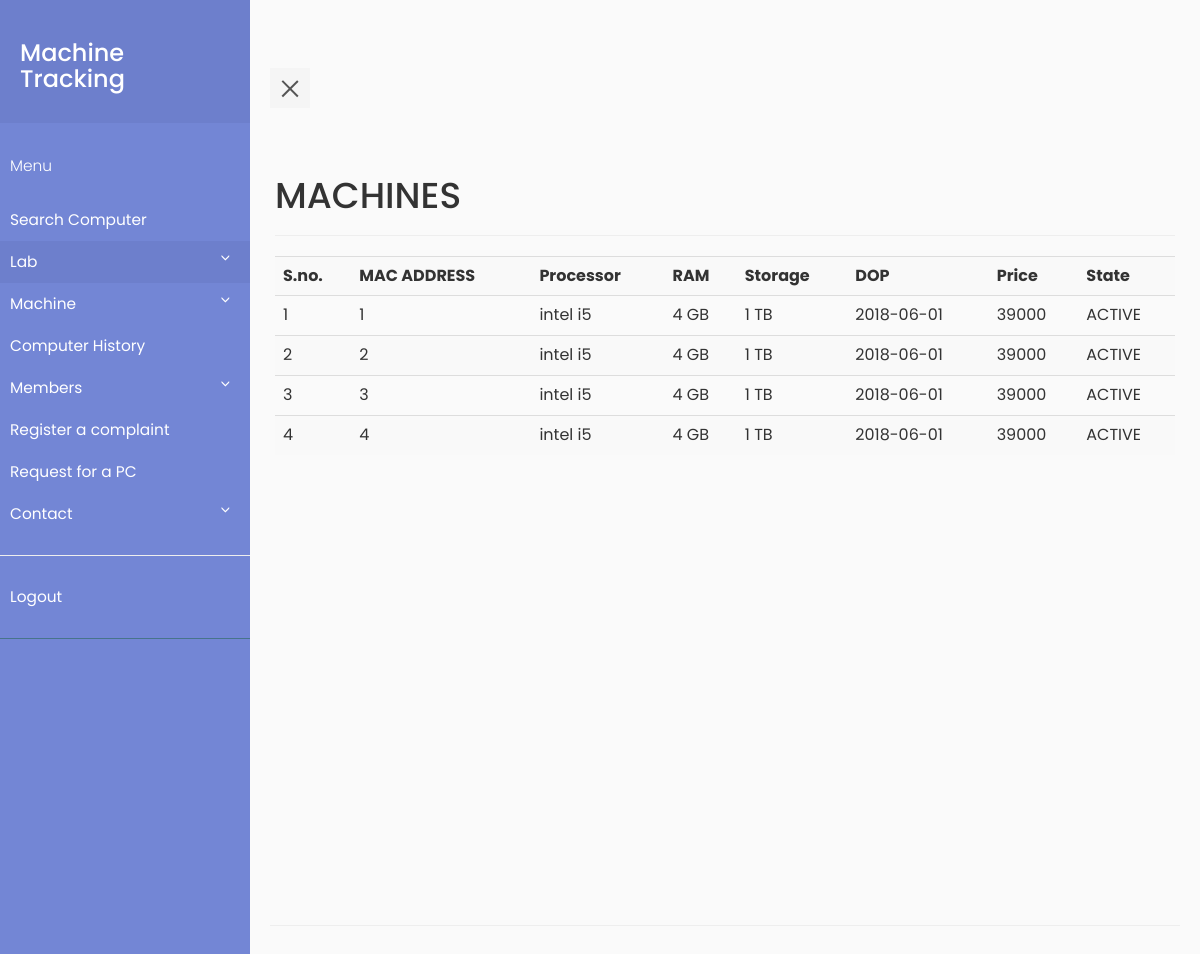
/viewpc.php (signed in), run on an earlier commit of the app's database.
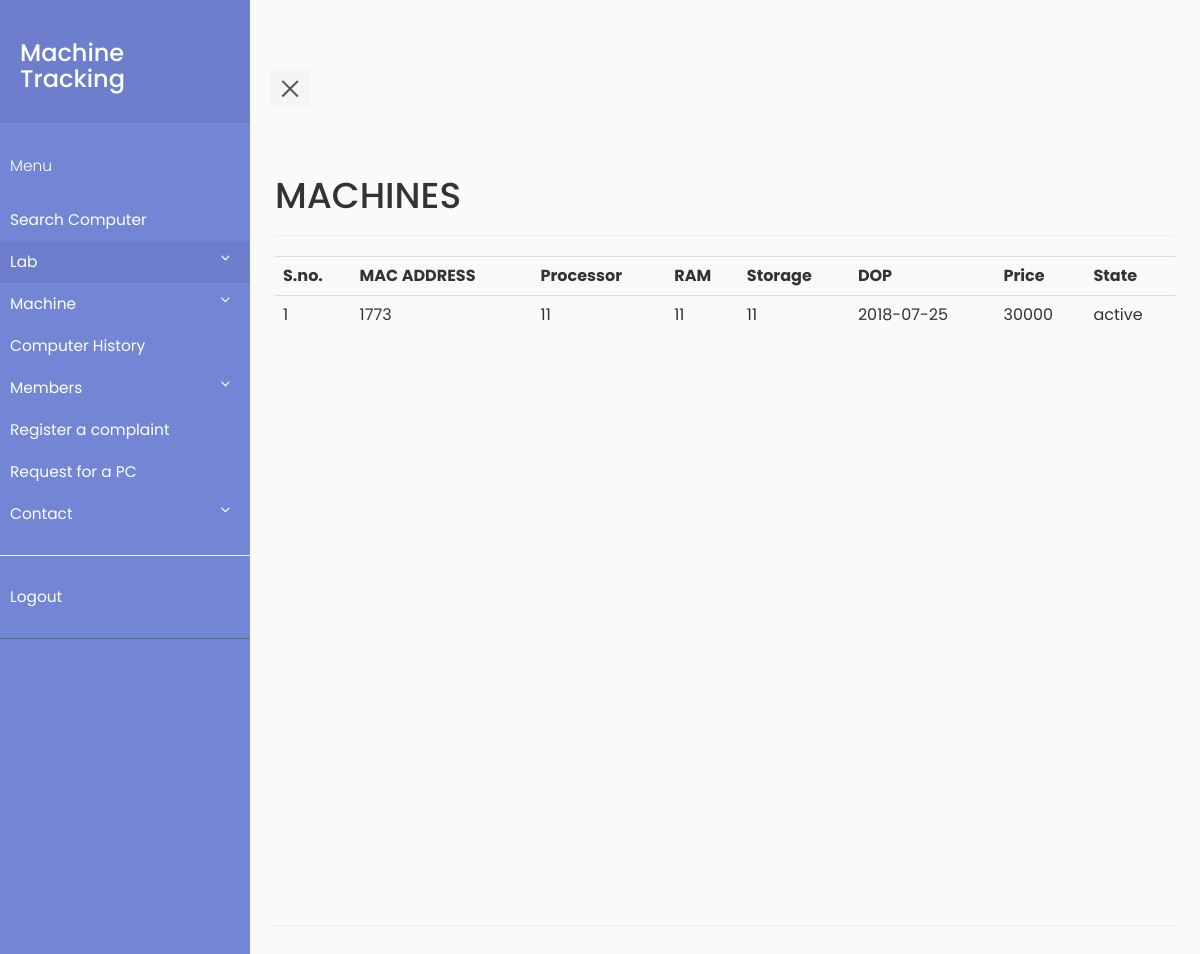
And on a later commit of the database.
### tables this page shows
CREATE TABLE `machine` (
  `machine_id` int(11) NOT NULL,
  `MAC_ADDR` varchar(30) DEFAULT NULL,
  `processor` int(11) NOT NULL,
  `ram` int(11) NOT NULL,
  `memory` int(11) NOT NULL,
  `DOP` date DEFAULT NULL,
  `price` int(11) DEFAULT NULL,
  `state` varchar(10) DEFAULT NULL,
  `os` varchar(30) DEFAULT NULL,
  `monitor` int(11) NOT NULL,
  `keyboard` int(11) NOT NULL,
  `mouse` int(11) NOT NULL,
  `grn` int(11) NOT NULL
);

### viewpc.php (the view, shortened to what this page needs)
<?php
    require_once "pdo.php";
?>
<html>
<head>
    <link rel="stylesheet" type="text/css" href="https://maxcdn.bootstrapcdn.com/bootstrap/3.3.7/css/bootstrap.min.css" >
    <link rel="stylesheet" type="text/css" href="style5.css">
</head>
<body>
            <div class="wrapper">
     <?php include "navbar.php" ;?>
         <div class="container-fluid row" id="content">
    <div class="page-header">
    <h1>MACHINES</h1>
    </div>
    <?php
        $stmtcnt = $pdo->query("SELECT COUNT(*) FROM machine ");
        $row = $stmtcnt->fetch(PDO::FETCH_ASSOC);
        if($row['COUNT(*)']!=='0')
        {
            $i=1;
            $stmtread = $pdo->query("SELECT * FROM machine ORDER BY MAC_ADDR");
            echo ("<table class=\"table table-striped\">
                <tr> <th>S.no.</th><th>MAC ADDRESS</th><th>Processor</th><th>RAM</th><th>Storage</th><th>DOP</th><th>Price</th> <th>State</th> </tr>");
            while ( $row = $stmtread->fetch(PDO::FETCH_ASSOC) )
            {
                echo ("<tr>");
                echo ("<td>");
                echo($i);
                echo("</td>");
                echo ("<td>");
                echo(htmlentities($row['MAC_ADDR']));
                echo ("</td>");
                echo ("<td>");
                echo(htmlentities($row['processor']));
                echo ("</td>");
                echo ("<td>");
                echo(htmlentities($row['ram']));
                echo ("</td>");
                echo ("<td>");
                echo(htmlentities($row['memory']));
                echo ("</td>");
                echo ("<td>");
                echo(htmlentities($row['DOP']));
                echo ("</td>");
                echo ("<td>");
                echo(htmlentities($row['price']));
                echo ("</td>");
                echo ("<td>");
                echo(htmlentities($row['state']));
                echo ("</td>");
                $i++;
            }
            echo('</table>');
        }
    ?>
    </div>
</body>
</html>

What changed in the data, as far as the page shows it:
removed machine: MAC_ADDR "1", processor "intel i5", ram "4 GB", memory "1 TB", DOP "2018-06-01", price "39000", state "ACTIVE"
removed machine: MAC_ADDR "2", processor "intel i5", ram "4 GB", memory "1 TB", DOP "2018-06-01", price "39000", state "ACTIVE"
removed machine: MAC_ADDR "3", processor "intel i5", ram "4 GB", memory "1 TB", DOP "2018-06-01", price "39000", state "ACTIVE"
removed machine: MAC_ADDR "4", processor "intel i5", ram "4 GB", memory "1 TB", DOP "2018-06-01", price "39000", state "ACTIVE"
added machine: MAC_ADDR "1773", processor "11", ram "11", memory "11", DOP "2018-07-25", price "30000", state "active"
